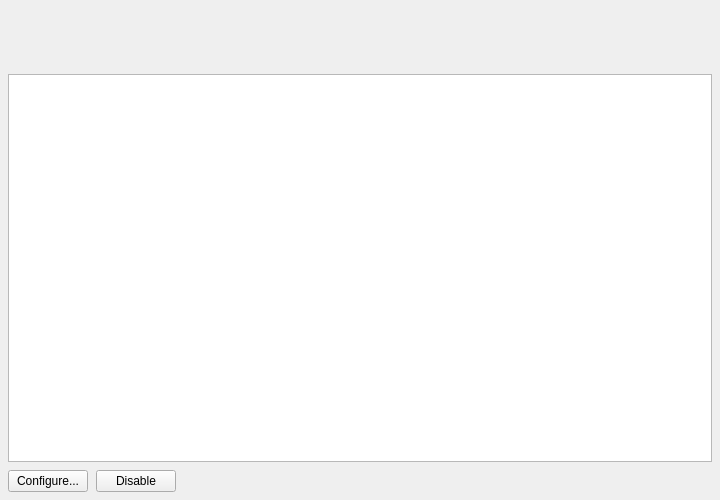
<?xml version="1.0" encoding="UTF-8"?>
<ui version="4.0">
 <class>HATabPage</class>
 <widget class="QWidget" name="HATabPage">
  <property name="geometry">
   <rect>
    <x>0</x>
    <y>0</y>
    <width>720</width>
    <height>500</height>
   </rect>
  </property>
  <property name="windowTitle">
   <string>HA</string>
  </property>
  <layout class="QVBoxLayout" name="verticalLayout">
   <property name="leftMargin">
    <number>8</number>
   </property>
   <property name="topMargin">
    <number>8</number>
   </property>
   <property name="rightMargin">
    <number>8</number>
   </property>
   <property name="bottomMargin">
    <number>8</number>
   </property>
   <property name="spacing">
    <number>8</number>
   </property>
   <item>
    <widget class="QLabel" name="statusLabel">
     <property name="text">
      <string/>
     </property>
     <property name="wordWrap">
      <bool>true</bool>
     </property>
    </widget>
   </item>
   <item>
    <widget class="QLabel" name="configuredCapacityLabel">
     <property name="text">
      <string/>
     </property>
    </widget>
   </item>
   <item>
    <widget class="QLabel" name="currentCapacityLabel">
     <property name="text">
      <string/>
     </property>
    </widget>
   </item>
   <item>
    <widget class="QTableWidget" name="heartbeatTable"/>
   </item>
   <item>
    <layout class="QHBoxLayout" name="buttonLayout">
     <item>
      <widget class="QPushButton" name="configureButton">
       <property name="text">
        <string>Configure...</string>
       </property>
      </widget>
     </item>
     <item>
      <widget class="QPushButton" name="disableButton">
       <property name="text">
        <string>Disable</string>
       </property>
      </widget>
     </item>
     <item>
      <spacer name="horizontalSpacer">
       <property name="orientation">
        <enum>Qt::Orientation::Horizontal</enum>
       </property>
       <property name="sizeHint" stdset="0">
        <size>
         <width>40</width>
         <height>20</height>
        </size>
       </property>
      </spacer>
     </item>
    </layout>
   </item>
  </layout>
 </widget>
 <resources/>
 <connections/>
</ui>
